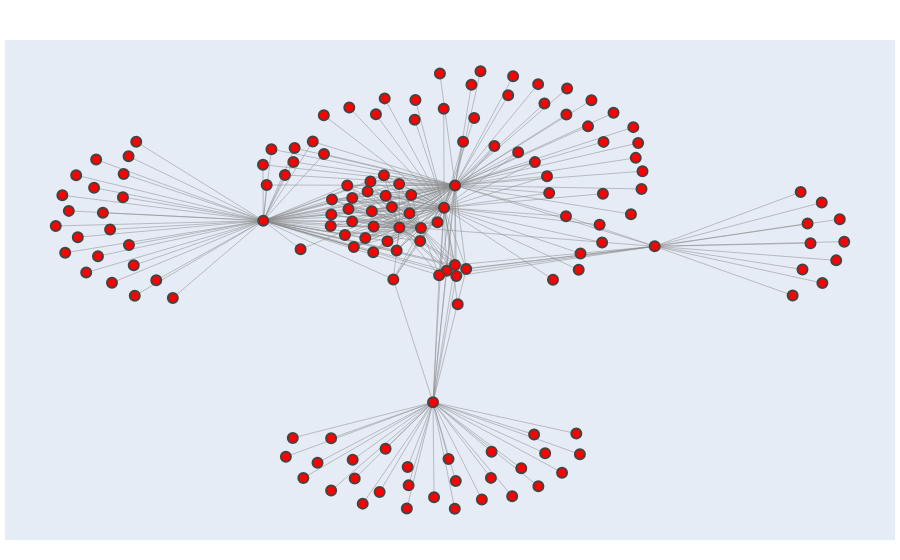

Notebook code for this chart:
### Code cell
import plotly.graph_objs as go
import networkx as nx

def plot_tree_with_plotly(tree):
    G = nx.Graph()
    for parent, children in tree.items():
        for child in children:
            G.add_edge(parent, child)
    pos = nx.spring_layout(G)
    edge_x = []
    edge_y = []
    for edge in G.edges():
        x0, y0 = pos[edge[0]]
        x1, y1 = pos[edge[1]]
        edge_x.extend([x0, x1, None])
        edge_y.extend([y0, y1, None])
    edge_trace = go.Scatter(
        x=edge_x, y=edge_y,
        line=dict(width=0.5, color='#888'),
        hoverinfo='none',
        mode='lines')
    node_x = []
    node_y = []
    for node in G.nodes():
        x, y = pos[node]
        node_x.append(x)
        node_y.append(y)
    node_trace = go.Scatter(
        x=node_x, y=node_y,
        mode='markers',
        hoverinfo='text',
        marker=dict(
            showscale=False,
            color='red',
            size=10,
            line_width=2))
    fig = go.Figure(data=[edge_trace, node_trace],
                 layout=go.Layout(
                    showlegend=False,
                    hovermode='closest',
                    margin=dict(b=20,l=5,r=5,t=40),
                    annotations=[ dict(
                        text="",
                        showarrow=False,
                        xref="paper", yref="paper",
                        x=0.005, y=-0.002 ) ],
                    xaxis=dict(showgrid=False, zeroline=False, showticklabels=False),
                    yaxis=dict(showgrid=False, zeroline=False, showticklabels=False)))
    fig.show()
    
plot_tree_with_plotly(tree)

### Figure 1 — Plotly figure (JSON) as saved in the notebook; plotly's stock layout.template omitted (floating-point values rounded to 4 significant figures; data arrays with more than 128 entries replaced by an {"elided": "..."} marker saying what was removed)
{"data": [{"hoverinfo": "none", "line": {"color": "#888", "width": 0.5}, "mode": "lines", "type": "scatter", "x": {"elided": "912 float values"}, "y": {"elided": "912 float values"}}, {"hoverinfo": "text", "marker": {"color": "red", "line": {"width": 2}, "showscale": false, "size": 10}, "mode": "markers", "type": "scatter", "x": {"elided": "149 float values"}, "y": {"elided": "149 float values"}}], "layout": {"annotations": [{"showarrow": false, "text": "", "x": 0.005, "xref": "paper", "y": -0.002, "yref": "paper"}], "hovermode": "closest", "margin": {"b": 20, "l": 5, "r": 5, "t": 40}, "showlegend": false, "xaxis": {"showgrid": false, "showticklabels": false, "zeroline": false}, "yaxis": {"showgrid": false, "showticklabels": false, "zeroline": false}}}
